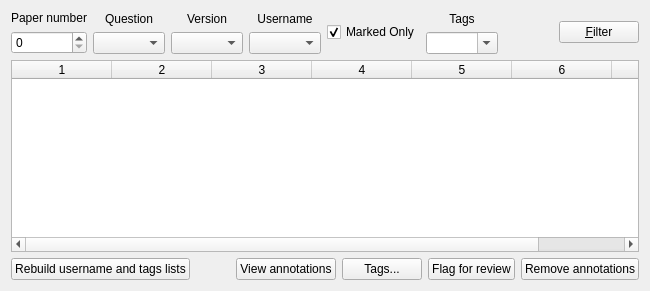
         <widget class="QWidget" name="reviewMTab">
          <property name="enabled">
           <bool>true</bool>
          </property>
          <attribute name="title">
           <string>Review &amp;Marking</string>
          </attribute>
          <layout class="QVBoxLayout" name="verticalLayout_19">
           <item>
            <layout class="QHBoxLayout" name="horizontalLayout_12">
             <item>
              <layout class="QVBoxLayout" name="verticalLayout_31">
               <item>
                <widget class="QLabel" name="label_11">
                 <property name="text">
                  <string>Paper number</string>
                 </property>
                 <property name="alignment">
                  <set>Qt::AlignmentFlag::AlignCenter</set>
                 </property>
                </widget>
               </item>
               <item>
                <widget class="QSpinBox" name="reviewPaperNumSpinBox"/>
               </item>
              </layout>
             </item>
             <item>
              <layout class="QVBoxLayout" name="verticalLayout_15">
               <item>
                <widget class="QLabel" name="label_6">
                 <property name="text">
                  <string>Question</string>
                 </property>
                 <property name="alignment">
                  <set>Qt::AlignmentFlag::AlignCenter</set>
                 </property>
                </widget>
               </item>
               <item>
                <widget class="QComboBox" name="questionCB"/>
               </item>
              </layout>
             </item>
             <item>
              <layout class="QVBoxLayout" name="verticalLayout_16">
               <item>
                <widget class="QLabel" name="label_7">
                 <property name="text">
                  <string>Version</string>
                 </property>
                 <property name="alignment">
                  <set>Qt::AlignmentFlag::AlignCenter</set>
                 </property>
                </widget>
               </item>
               <item>
                <widget class="QComboBox" name="versionCB"/>
               </item>
              </layout>
             </item>
             <item>
              <layout class="QVBoxLayout" name="verticalLayout_17">
               <item>
                <widget class="QLabel" name="label_8">
                 <property name="text">
                  <string>Username</string>
                 </property>
                 <property name="alignment">
                  <set>Qt::AlignmentFlag::AlignCenter</set>
                 </property>
                </widget>
               </item>
               <item>
                <widget class="QComboBox" name="userCB"/>
               </item>
              </layout>
             </item>
             <item>
              <widget class="QCheckBox" name="markedOnlyCB">
               <property name="text">
                <string>Marked Only</string>
               </property>
               <property name="checked">
                <bool>true</bool>
               </property>
              </widget>
             </item>
             <item>
              <layout class="QVBoxLayout" name="verticalLayout_32">
               <item>
                <widget class="QLabel" name="label_3">
                 <property name="text">
                  <string>Tags</string>
                 </property>
                 <property name="alignment">
                  <set>Qt::AlignmentFlag::AlignCenter</set>
                 </property>
                </widget>
               </item>
               <item>
                <widget class="QComboBox" name="tagsCB">
                 <property name="editable">
                  <bool>true</bool>
                 </property>
                </widget>
               </item>
              </layout>
             </item>
             <item>
              <spacer name="horizontalSpacer_11">
               <property name="orientation">
                <enum>Qt::Orientation::Horizontal</enum>
               </property>
               <property name="sizeHint" stdset="0">
                <size>
                 <width>40</width>
                 <height>20</height>
                </size>
               </property>
              </spacer>
             </item>
             <item>
              <widget class="QPushButton" name="filterB">
               <property name="text">
                <string>&amp;Filter</string>
               </property>
              </widget>
             </item>
            </layout>
           </item>
           <item>
            <widget class="QTableWidget" name="reviewTW">
             <property name="editTriggers">
              <set>QAbstractItemView::EditTrigger::NoEditTriggers</set>
             </property>
             <property name="alternatingRowColors">
              <bool>true</bool>
             </property>
             <property name="columnCount">
              <number>7</number>
             </property>
             <attribute name="horizontalHeaderStretchLastSection">
              <bool>true</bool>
             </attribute>
             <attribute name="verticalHeaderVisible">
              <bool>false</bool>
             </attribute>
             <attribute name="verticalHeaderStretchLastSection">
              <bool>false</bool>
             </attribute>
             <column/>
             <column/>
             <column/>
             <column/>
             <column/>
             <column/>
             <column/>
            </widget>
           </item>
           <item>
            <widget class="QFrame" name="frame_3">
             <layout class="QHBoxLayout" name="horizontalLayout_24">
              <property name="leftMargin">
               <number>0</number>
              </property>
              <property name="topMargin">
               <number>0</number>
              </property>
              <property name="rightMargin">
               <number>0</number>
              </property>
              <property name="bottomMargin">
               <number>0</number>
              </property>
              <item>
               <widget class="QPushButton" name="refreshReviewMarkingButton">
                <property name="text">
                 <string>Rebuild username and tags lists</string>
                </property>
               </widget>
              </item>
              <item>
               <spacer name="horizontalSpacer_18">
                <property name="orientation">
                 <enum>Qt::Orientation::Horizontal</enum>
                </property>
                <property name="sizeHint" stdset="0">
                 <size>
                  <width>40</width>
                  <height>20</height>
                 </size>
                </property>
               </spacer>
              </item>
              <item>
               <widget class="QPushButton" name="viewAnnotationsButton">
                <property name="toolTip">
                 <string>View latest annotations for highlighted row</string>
                </property>
                <property name="text">
                 <string>View annotations</string>
                </property>
               </widget>
              </item>
              <item>
               <widget class="QPushButton" name="changeTagsButton">
                <property name="toolTip">
                 <string>Modify the tags of the highlighted row</string>
                </property>
                <property name="text">
                 <string>Tags...</string>
                </property>
               </widget>
              </item>
              <item>
               <widget class="QPushButton" name="flagReviewButton">
                <property name="text">
                 <string>Flag for review</string>
                </property>
               </widget>
              </item>
              <item>
               <widget class="QPushButton" name="removeAnnotationsButton">
                <property name="text">
                 <string>Remove annotations</string>
                </property>
               </widget>
              </item>
             </layout>
            </widget>
           </item>
          </layout>
         </widget>
